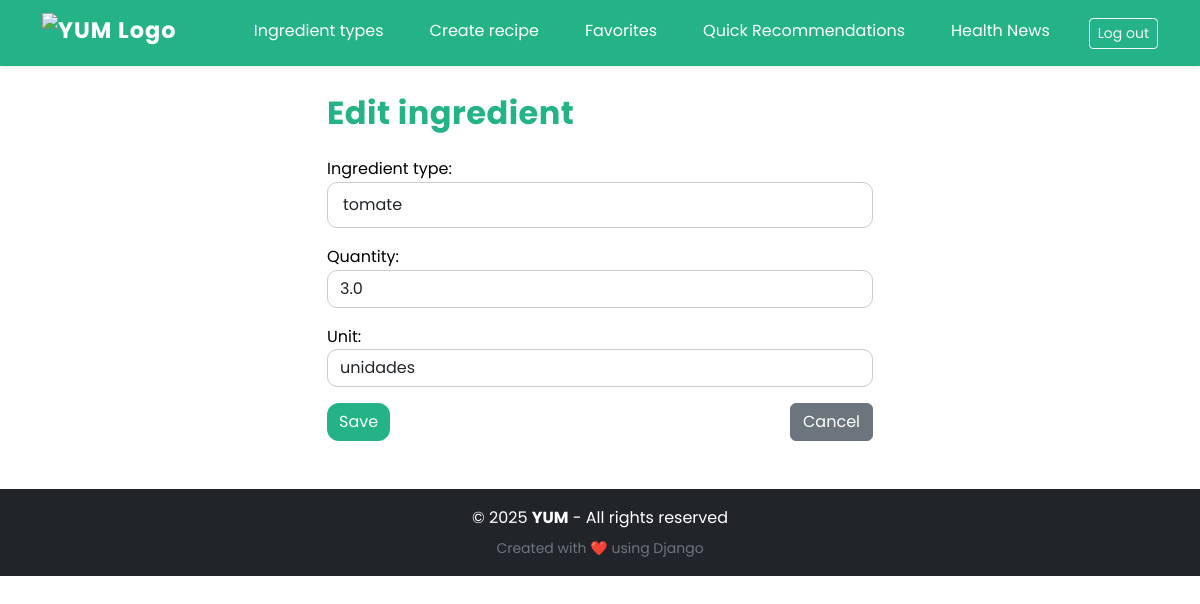
Page /user_dash/ingredients/16/edit/ (signed in) on the committed database.
### core/models.py (models this page shows, shortened)
class Ingredient(models.Model):
    recipe = models.ForeignKey("Recipe", on_delete=models.CASCADE, related_name="ingredients")
    ingredient_type = models.ForeignKey(IngredientType, on_delete=models.CASCADE, related_name="types")
    quantity = models.FloatField()
    unit = models.CharField(max_length=50)

### yum_users/views.py (the view, shortened to what this page needs)
# urls.py: path("ingredients/<int:pk>/edit/", IngredientUpdateView.as_view(), name="ingredient_edit"),
class IngredientUpdateView(CommonUserRequiredMixin, UpdateView):
    model = Ingredient
    form_class = IngredientForm
    template_name = "yum_users/ingredient/add.html"
    def dispatch(self, request, *args, **kwargs):
        self.ingredient = self.get_object()
        if self.ingredient.recipe.user != request.user:
            raise PermissionDenied("No tienes permiso para editar este ingrediente.")
        return super().dispatch(request, *args, **kwargs)
    def get_context_data(self, **kwargs):
        ctx = super().get_context_data(**kwargs)
        ctx["recipe"] = self.ingredient.recipe
        return ctx

### core/forms.py
class IngredientForm(forms.ModelForm):
    class Meta:
        model = Ingredient
        fields = ["ingredient_type", "quantity", "unit"]
        widgets = {
            "ingredient_type": forms.Select(attrs={"class": "form-control"}),
            "quantity": forms.NumberInput(attrs={"class": "form-control", "step": "0.01"}),
            "unit": forms.TextInput(attrs={"class": "form-control"}),
        }
        labels = {
            "ingredient_type": _("Tipo de ingrediente"),
            "quantity": _("Cantidad"),
            "unit": _("Unidad"),
        }

### core/mixins.py (called while the page is built)
    def dispatch(self, request, *args, **kwargs):
        if not hasattr(request.user, "role") or request.user.role != "common":
            return redirect(self.login_url)
        return super().dispatch(request, *args, **kwargs)

### core/models.py (called while the page is built)
    def is_admin(self):
        return self.role == "admin"

    def __str__(self):
        return self.nombre

### yum_users/templates/yum_users/ingredient/add.html (shortened to what this page needs)
{% extends "core/base.html" %}
{% load static %}
{% load i18n %}
{% block content %}
<div class="row">
    <div class="col-md-6 offset-md-3">
        <h2 class="mb-4">{% if object %}{% trans "Editar ingrediente" %}{% else %}{% trans "Añadir ingrediente" %}{% endif %}</h2>
        <form method="post">
            {% for field in form %}
                <div class="mb-3">
                    {{ field.label_tag }}
                    {{ field }}
                </div>
            {% endfor %}
            <div class="d-flex justify-content-between mt-3">
                <button type="submit" class="btn btn-brand">
                    {% if object %}{% trans "Guardar" %}{% else %}{% trans "Añadir ingrediente" %}{% endif %}
                </button>
                <a href="{% url 'recipe_edit' recipe.id %}" class="btn btn-secondary">{% trans "Cancelar" %}</a>
            </div>
        </form>
    </div>
</div>
{% endblock %}

### core/static/core/css/styles.css (style rules this page uses)
:root { --brand-green: #23b387; --brand-green-hover: #1d9470; --brand-green-light: rgba(35, 179, 135, 0.05); --brand-green-shadow: rgba(35, 179, 135, 0.25); --brand-white: #ffffff; --brand-black: #000000; --text-muted: #6c757d; --text-dark: #212529; --border-color: #ccc; --border-light: #e0e0e0; --shadow-sm: 0 2px 8px rgba(0, 0, 0, 0.1); --shadow-md: 0 4px 10px rgba(0, 0, 0, 0.1); --shadow-lg: 0 8px 20px rgba(0, 0, 0, 0.15); --shadow-xl: 0 10px 25px rgba(0, 0, 0, 0.15); --border-radius: 12px; --transition-base: 0.3s ease; }
body { font-family: 'Poppins', sans-serif; background-color: var(--brand-white); color: var(--brand-black); line-height: 1.6; padding-top: 70px; }
h1, h2, h3, .auth-title { font-weight: 700; letter-spacing: 0.5px; color: var(--brand-green); }
.btn-brand { background-color: var(--brand-green) !important; color: var(--brand-white) !important; border: none !important; border-radius: var(--border-radius) !important; transition: background-color var(--transition-base); }
.form-control, .form-select { border-radius: 10px !important; border: 1px solid var(--border-color); transition: border-color var(--transition-base), box-shadow var(--transition-base); }
select.form-control, select.form-select { padding: 10px 15px; font-size: 1rem; }

### rows in the picture
Ingredient: form "tomate" "3.0" "unidades"

### other values in the picture
{{ field.label_tag }} "Ingredient type:" "Quantity:" "Unit:"
{{ year|default:"2025" }} "2025"
